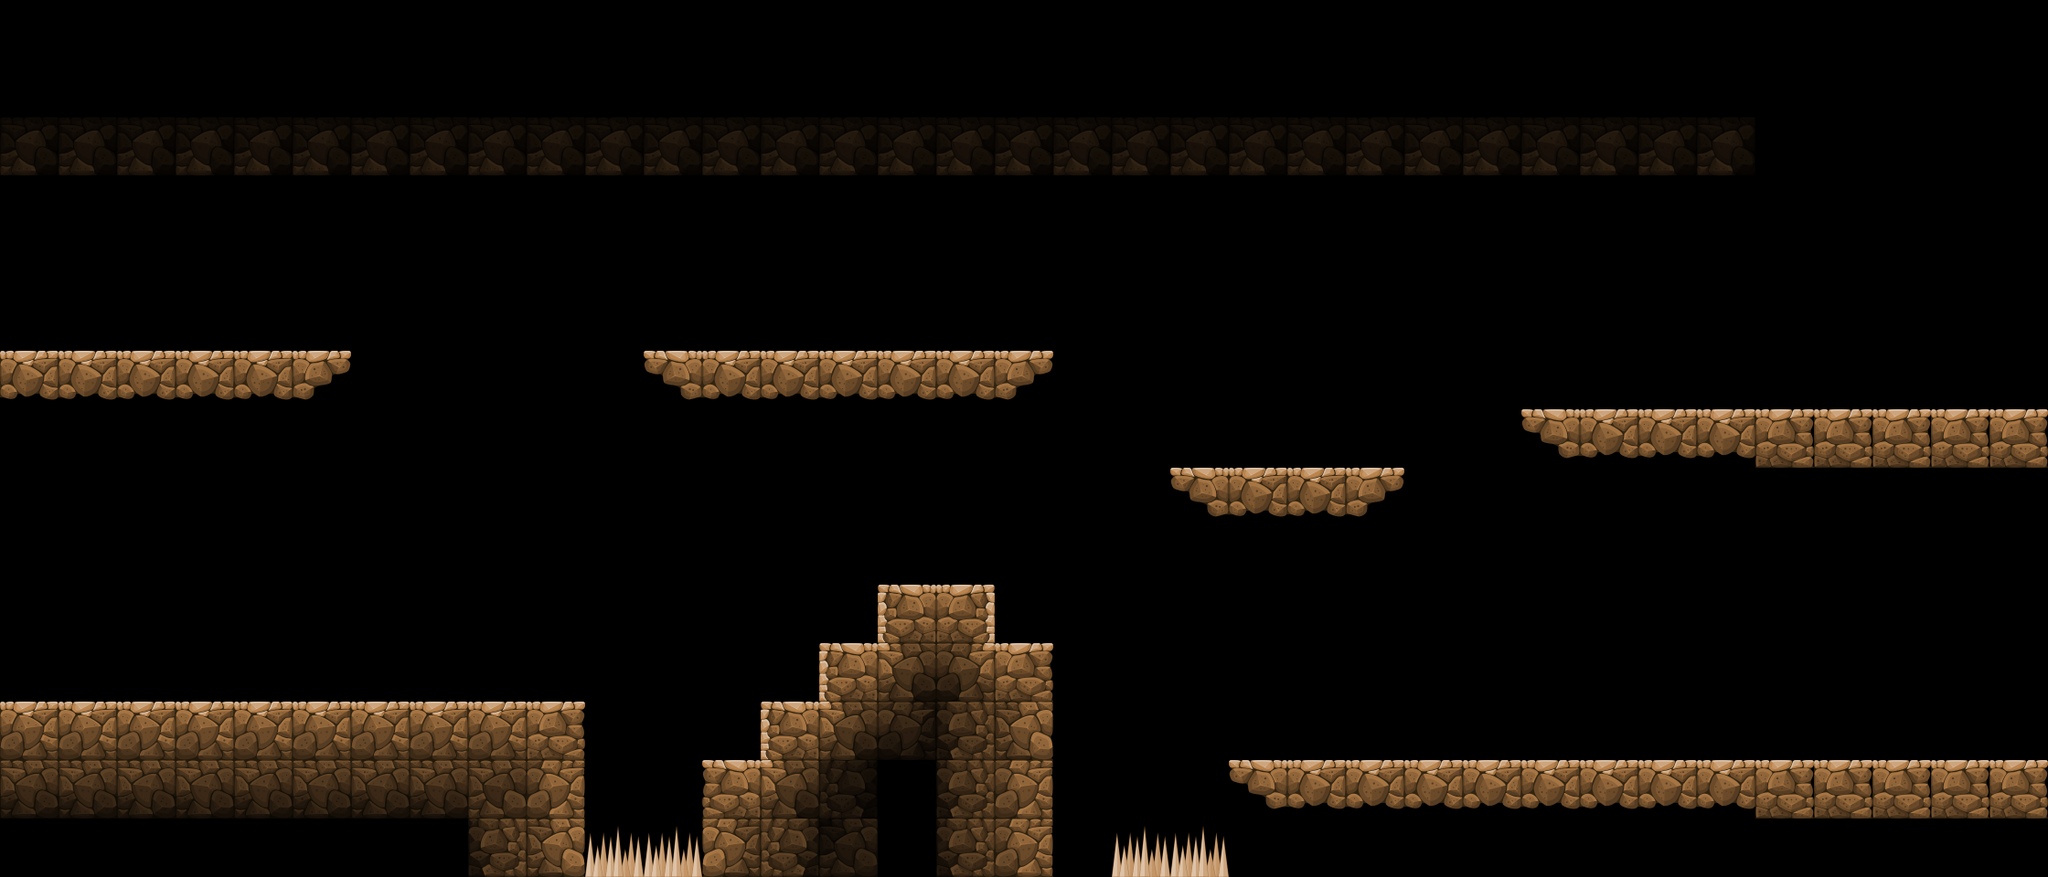

Rendered tile map (Tiled .tmx) drawn with the repository's tilesets; below, a short description and the map source with its tile grids summarised:
An orthogonal 35x15 tile map with 64x64 px tiles, 4 tile layers (LevelFrontground, LevelMiddleground, LevelBackground, Hintergrund) and 6 objects (3x Crystal, Player, Enemy, LevelExit).

<map version="1.0" orientation="orthogonal" renderorder="right-down" width="35" height="15" tilewidth="64" tileheight="64" nextobjectid="16">
 <tileset firstgid="1" source="minetiles.tsx" />
 <layer name="LevelFrontground" width="35" height="15">
  <data>[525 cells, 14 non-empty, 2 distinct tile ids]</data>
 </layer>
 <layer name="LevelMiddleground" width="35" height="15">
  <data>[525 cells, 73 non-empty, 20 distinct tile ids]</data>
 </layer>
 <layer name="LevelBackground" width="35" height="15">
  <data>[525 cells, 0 non-empty, 0 distinct tile ids]</data>
 </layer>
 <layer name="Hintergrund" width="35" height="15">
  <data>[525 cells, 100 non-empty, 2 distinct tile ids]</data>
 </layer>
 <objectgroup name="Entities">
  <object id="1" name="Player" type="Player" x="24" y="249" width="135" height="135">
   <properties>
    <property name="spawnX" value="100" />
    <property name="spawnY" value="249" />
   </properties>
  </object>
  <object id="8" name="Enemy" type="Enemy" x="725" y="198" width="414" height="207">
   <properties>
    <property name="spawnX" value="1000" />
    <property name="spawnY" value="260" />
   </properties>
  </object>
  <object id="9" name="Crystal" type="Crystal" x="254" y="306" width="94" height="79">
   <properties>
    <property name="crystal_type" value="small" />
   </properties>
  </object>
  <object id="10" name="Crystal" type="Crystal" x="377" y="687" width="94" height="79">
   <properties>
    <property name="crystal_type" value="big" />
   </properties>
  </object>
  <object id="14" name="LevelExit" type="LevelExit" x="62" y="620" width="135" height="150" />
  <object id="15" name="Crystal" type="Crystal" x="942" y="545.5" width="94" height="79">
   <properties>
    <property name="crystal_type" value="big" />
   </properties>
  </object>
 </objectgroup>
</map>
